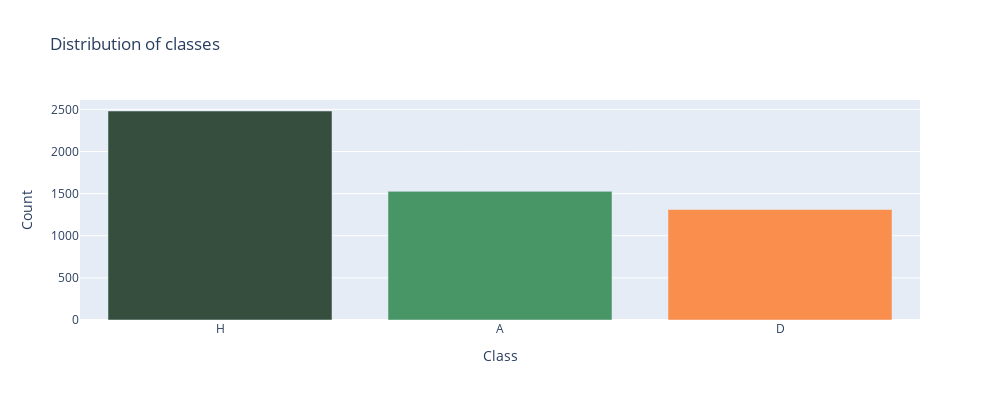

Here is the notebook cell this chart was saved with:
### Code cell
fig = go.Figure()
fig = fig.add_trace(go.Bar(x=class_dist.index, y= class_dist["Count"],
                       marker_color=['#354E3E', '#489565', '#fa8f4d']))
fig.update_layout(xaxis_type='category', title_text="Distribution of classes", width=1000, height=400, xaxis_title="Class", yaxis_title="Count")
fig.show()

### Figure 1 — Plotly figure (JSON) as saved in the notebook; plotly's stock layout.template omitted (floating-point values rounded to 4 significant figures)
{"data": [{"marker": {"color": ["#354E3E", "#489565", "#fa8f4d"]}, "type": "bar", "x": ["H", "A", "D"], "y": [2481, 1527, 1312]}], "layout": {"height": 400, "title": {"text": "Distribution of classes"}, "width": 1000, "xaxis": {"title": {"text": "Class"}, "type": "category"}, "yaxis": {"title": {"text": "Count"}}}}
